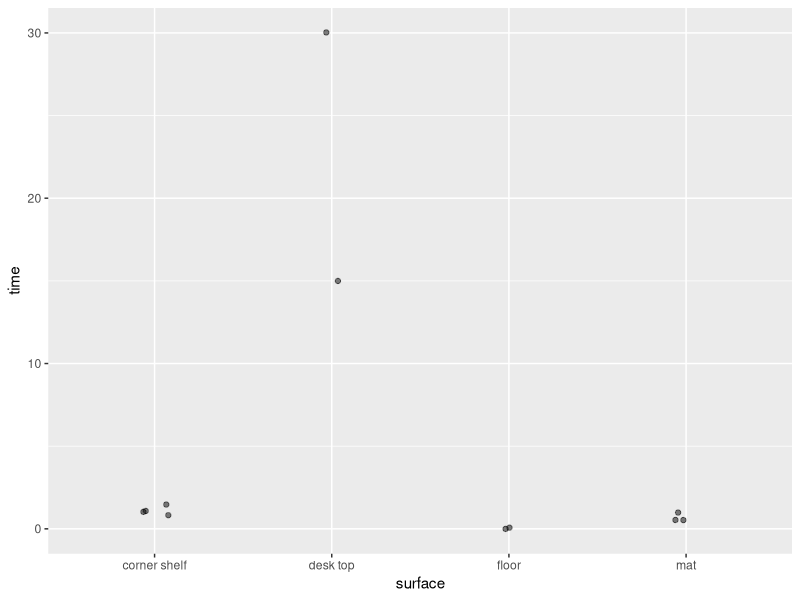

Here is the R script that generated this plot:
library(ggplot2)
X = read.csv('surface_suction_data.csv')
#ggplot(X, aes(surface, time)) +  geom_point(position = "dodge2")
#ggplot(X, aes(surface, time)) +  geom_point()
ggplot(X, aes(surface, time)) +  geom_jitter(width=0.1, alpha=0.5)
